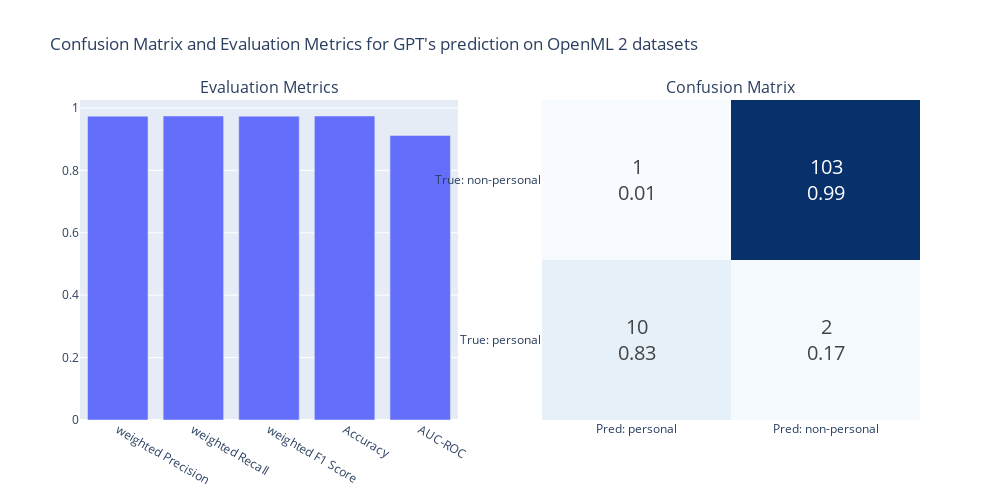

The cell this chart's notebook holds for it:
### Code cell
plot_gpt_results(results_openml_2_personal, title="GPT's prediction on OpenML 2 datasets")

### Figure 1 — Plotly figure (JSON) as saved in the notebook; plotly's stock layout.template omitted (floating-point values rounded to 4 significant figures)
{"data": [{"showlegend": false, "type": "bar", "x": ["weighted Precision", "weighted Recall", "weighted F1 Score", "Accuracy", "AUC-ROC"], "xaxis": "x", "y": [0.9735, 0.9741, 0.9736, 0.9741, 0.9119], "yaxis": "y"}, {"colorscale": [[0, "rgb(247,251,255)"], [0.125, "rgb(222,235,247)"], [0.25, "rgb(198,219,239)"], [0.375, "rgb(158,202,225)"], [0.5, "rgb(107,174,214)"], [0.625, "rgb(66,146,198)"], [0.75, "rgb(33,113,181)"], [0.875, "rgb(8,81,156)"], [1, "rgb(8,48,107)"]], "showscale": false, "text": [["10<br>0.83", "2<br>0.17"], ["1<br>0.01", "103<br>0.99"]], "textfont": {"size": 20}, "texttemplate": "%{text}", "type": "heatmap", "x": ["Pred: personal", "Pred: non-personal"], "xaxis": "x2", "y": ["True: personal", "True: non-personal"], "yaxis": "y2", "z": [[10, 2], [1, 103]]}], "layout": {"annotations": [{"font": {"size": 16}, "showarrow": false, "text": "Evaluation Metrics", "x": 0.225, "xanchor": "center", "xref": "paper", "y": 1, "yanchor": "bottom", "yref": "paper"}, {"font": {"size": 16}, "showarrow": false, "text": "Confusion Matrix", "x": 0.775, "xanchor": "center", "xref": "paper", "y": 1, "yanchor": "bottom", "yref": "paper"}], "height": 500, "showlegend": false, "title": {"text": "Confusion Matrix and Evaluation Metrics for GPT's prediction on OpenML 2 datasets"}, "width": 1000, "xaxis": {"anchor": "y", "domain": [0, 0.45]}, "xaxis2": {"anchor": "y2", "domain": [0.55, 1]}, "yaxis": {"anchor": "x", "domain": [0, 1]}, "yaxis2": {"anchor": "x2", "domain": [0, 1]}}}
